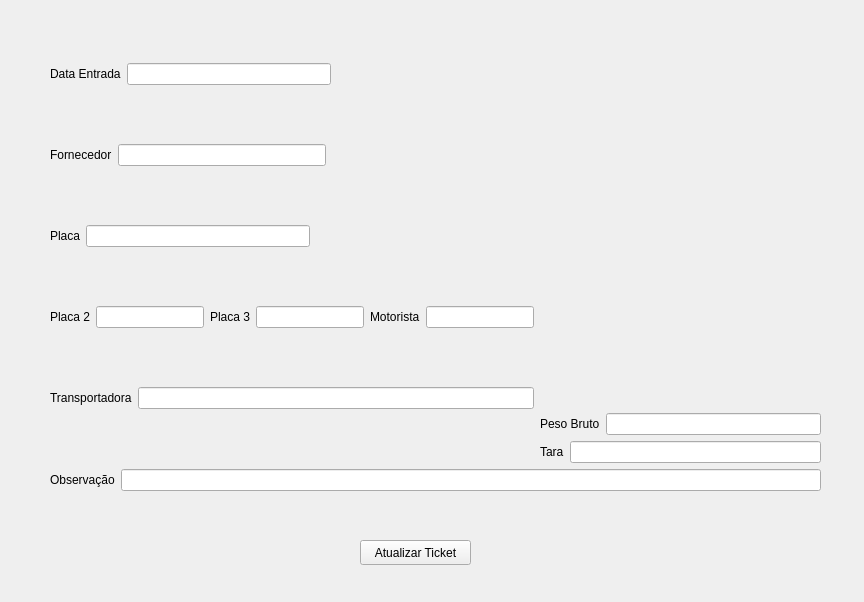
<?xml version="1.0" encoding="UTF-8"?>
<ui version="4.0">
 <class>editar_ticket</class>
 <widget class="QWidget" name="editar_ticket">
  <property name="geometry">
   <rect>
    <x>0</x>
    <y>0</y>
    <width>864</width>
    <height>602</height>
   </rect>
  </property>
  <property name="windowTitle">
   <string>Form</string>
  </property>
  <widget class="QWidget" name="verticalLayoutWidget_3">
   <property name="geometry">
    <rect>
     <x>50</x>
     <y>10</y>
     <width>771</width>
     <height>481</height>
    </rect>
   </property>
   <layout class="QVBoxLayout" name="verticalLayout_7">
    <item>
     <layout class="QHBoxLayout" name="horizontalLayout_7">
      <item>
       <layout class="QVBoxLayout" name="verticalLayout_8">
        <item>
         <layout class="QHBoxLayout" name="horizontalLayout_8">
          <item>
           <widget class="QLabel" name="label_6">
            <property name="text">
             <string>Data Entrada</string>
            </property>
           </widget>
          </item>
          <item>
           <widget class="QLineEdit" name="txt_data"/>
          </item>
          <item>
           <spacer name="horizontalSpacer_2">
            <property name="orientation">
             <enum>Qt::Horizontal</enum>
            </property>
            <property name="sizeHint" stdset="0">
             <size>
              <width>40</width>
              <height>20</height>
             </size>
            </property>
           </spacer>
          </item>
         </layout>
        </item>
        <item>
         <layout class="QHBoxLayout" name="horizontalLayout_9">
          <item>
           <widget class="QLabel" name="label_7">
            <property name="text">
             <string>Fornecedor</string>
            </property>
           </widget>
          </item>
          <item>
           <widget class="QLineEdit" name="txt_fornecedor"/>
          </item>
          <item>
           <spacer name="horizontalSpacer_3">
            <property name="orientation">
             <enum>Qt::Horizontal</enum>
            </property>
            <property name="sizeHint" stdset="0">
             <size>
              <width>40</width>
              <height>20</height>
             </size>
            </property>
           </spacer>
          </item>
         </layout>
        </item>
        <item>
         <layout class="QHBoxLayout" name="horizontalLayout_10">
          <item>
           <widget class="QLabel" name="label_8">
            <property name="text">
             <string>Placa</string>
            </property>
           </widget>
          </item>
          <item>
           <widget class="QLineEdit" name="txt_placa"/>
          </item>
          <item>
           <spacer name="horizontalSpacer_4">
            <property name="orientation">
             <enum>Qt::Horizontal</enum>
            </property>
            <property name="sizeHint" stdset="0">
             <size>
              <width>40</width>
              <height>20</height>
             </size>
            </property>
           </spacer>
          </item>
         </layout>
        </item>
        <item>
         <layout class="QHBoxLayout" name="horizontalLayout_11">
          <item>
           <widget class="QLabel" name="label_9">
            <property name="text">
             <string>Placa 2</string>
            </property>
           </widget>
          </item>
          <item>
           <widget class="QLineEdit" name="txt_placa2"/>
          </item>
          <item>
           <layout class="QHBoxLayout" name="horizontalLayout_12">
            <item>
             <widget class="QLabel" name="label_10">
              <property name="text">
               <string>Placa 3</string>
              </property>
             </widget>
            </item>
            <item>
             <widget class="QLineEdit" name="txt_placa3"/>
            </item>
            <item>
             <layout class="QHBoxLayout" name="horizontalLayout_13">
              <item>
               <widget class="QLabel" name="label_11">
                <property name="text">
                 <string>Motorista</string>
                </property>
               </widget>
              </item>
              <item>
               <widget class="QLineEdit" name="txt_motorista"/>
              </item>
             </layout>
            </item>
           </layout>
          </item>
         </layout>
        </item>
        <item>
         <layout class="QHBoxLayout" name="horizontalLayout_18">
          <item>
           <widget class="QLabel" name="label_16">
            <property name="text">
             <string>Transportadora</string>
            </property>
           </widget>
          </item>
          <item>
           <widget class="QLineEdit" name="txt_transportadora"/>
          </item>
         </layout>
        </item>
       </layout>
      </item>
      <item>
       <layout class="QVBoxLayout" name="verticalLayout_9">
        <item>
         <spacer name="verticalSpacer_2">
          <property name="orientation">
           <enum>Qt::Vertical</enum>
          </property>
          <property name="sizeHint" stdset="0">
           <size>
            <width>20</width>
            <height>40</height>
           </size>
          </property>
         </spacer>
        </item>
        <item>
         <layout class="QHBoxLayout" name="horizontalLayout_14">
          <item>
           <widget class="QLabel" name="label_12">
            <property name="text">
             <string>Peso Bruto</string>
            </property>
           </widget>
          </item>
          <item>
           <widget class="QLineEdit" name="txt_pesobruto"/>
          </item>
         </layout>
        </item>
        <item>
         <layout class="QHBoxLayout" name="horizontalLayout_15">
          <item>
           <widget class="QLabel" name="label_13">
            <property name="text">
             <string>Tara</string>
            </property>
           </widget>
          </item>
          <item>
           <widget class="QLineEdit" name="txt_tara"/>
          </item>
         </layout>
        </item>
       </layout>
      </item>
     </layout>
    </item>
    <item>
     <layout class="QHBoxLayout" name="horizontalLayout_17">
      <item>
       <widget class="QLabel" name="label_15">
        <property name="text">
         <string>Observação</string>
        </property>
       </widget>
      </item>
      <item>
       <widget class="QLineEdit" name="txt_observacao"/>
      </item>
     </layout>
    </item>
   </layout>
  </widget>
  <widget class="QPushButton" name="pushButton">
   <property name="geometry">
    <rect>
     <x>360</x>
     <y>540</y>
     <width>111</width>
     <height>25</height>
    </rect>
   </property>
   <property name="text">
    <string>Atualizar Ticket</string>
   </property>
  </widget>
 </widget>
 <resources/>
 <connections/>
</ui>
